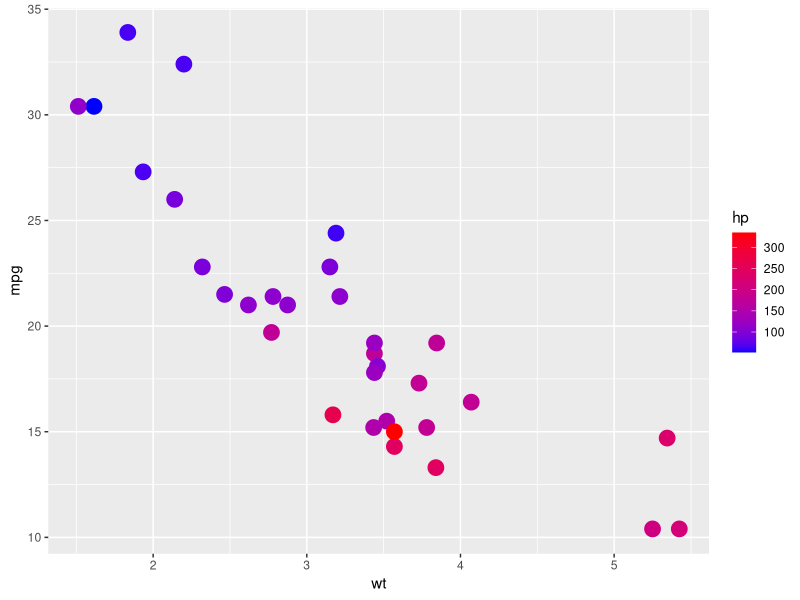

Generate this figure with R:
library(ggplot2)
df <- mtcars

#Dados e estetica
pl <- ggplot(df, aes(x = wt, y = mpg))

#geometria
#print(pl + geom_point(alpha = 0.5, aes(shape = factor(cyl), color = factor(cyl)), size = 6))
pl2 <- pl + geom_point(aes(color=hp), size=5)

pl3 <- pl2 + scale_color_gradient(low = 'blue', high = 'red')
print(pl3)